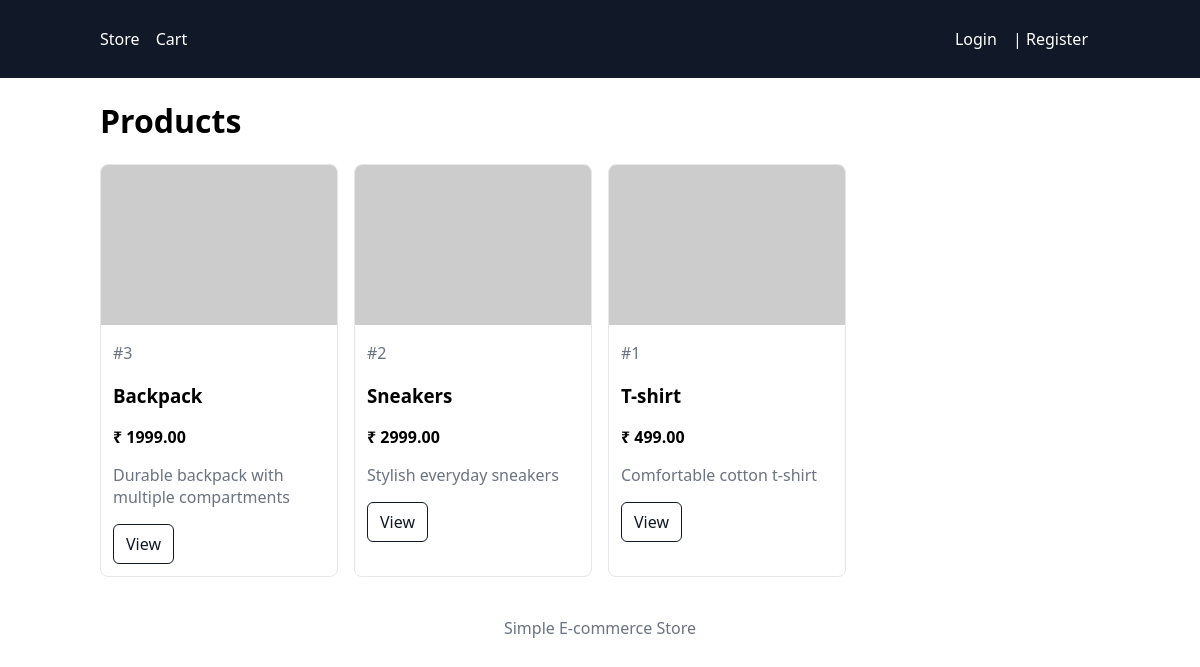
The page / on the database its author committed.
### shop/models.py (models this page shows, shortened)
class Product(models.Model):
    name = models.CharField(max_length=200)
    description = models.TextField(blank=True)
    price = models.DecimalField(max_digits=10, decimal_places=2)
    image_url = models.URLField(blank=True)
    stock = models.PositiveIntegerField(default=0)
    created_at = models.DateTimeField(auto_now_add=True)

### shop/views.py (the view)
# urls.py: path('', views.product_list, name='product_list'),
def product_list(request):
    products = Product.objects.order_by("-created_at")
    return render(request, "shop/product_list.html", {"products": products})

### shop/templates/shop/product_list.html (shortened to what this page needs)
{% extends 'shop/base.html' %}
{% block content %}
  <h1>Products</h1>
  {% if products %}
    <div class="grid">
      {% for p in products %}
      <div class="card">
        <img src="{{ p.image_url|default:'#' }}" alt="{{ p.name }}"/>
        <div class="p">
          <div class="muted">#{{ p.id }}</div>
          <h3>{{ p.name }}</h3>
          <div class="price">₹ {{ p.price }}</div>
          <p class="muted">{{ p.description|truncatechars:80 }}</p>
          <a class="btn" href="{% url 'product_detail' p.id %}">View</a>
        </div>
      </div>
      {% endfor %}
    </div>
  {% else %}
    <p class="muted">No products yet.</p>
  {% endif %}
{% endblock %}

### shop/templates/shop/base.html (shortened to what this page needs)
<!DOCTYPE html>
<html lang="en">
<head>
</head>
<body>
  <header>
    <div class="container">
      <a href="/">Store</a>
      <a href="/cart/">Cart</a>
      <span style="float:right">
        {% if request.user.is_authenticated %}
          Hello, {{ request.user.username }} | <a href="/logout/">Logout</a>
        {% else %}
          <a href="/login/">Login</a> | <a href="/register/">Register</a>
        {% endif %}
      </span>
    </div>
  </header>
  <main class="container">
    {% block content %}{% endblock %}
  </main>
  <footer>
    Simple E-commerce Store
  </footer>
</body>
</html>

### shop/templates/shop/base.html (style rules this page uses)
body { font-family: system-ui, Arial, sans-serif; margin: 0; }
header { background: #111827; color: white; padding: 12px 16px; }
header a { color: white; text-decoration: none; margin-right: 12px; }
.container { max-width: 1000px; margin: 16px auto; padding: 0 12px; }
.grid { display: grid; grid-template-columns: repeat(auto-fill, minmax(220px, 1fr)); gap: 16px; }
.card { border: 1px solid #e5e7eb; border-radius: 8px; overflow: hidden; background: white; }
.card img { width: 100%; height: 160px; object-fit: cover; background: #f3f4f6; }
.card .p { padding: 12px; }
.price { font-weight: 700; }
.btn { display: inline-block; padding: 8px 12px; border: 1px solid #111827; color: #111827; text-decoration: none; border-radius: 6px; }
.muted { color: #6b7280; }
footer { text-align: center; padding: 24px; color: #6b7280; }

### rows shown on the page
Product: id "3", name "Backpack", price "1999.00", description "Durable backpack with multiple compartments"
Product: id "2", name "Sneakers", price "2999.00", description "Stylish everyday sneakers"
Product: id "1", name "T-shirt", price "499.00", description "Comfortable cotton t-shirt"
